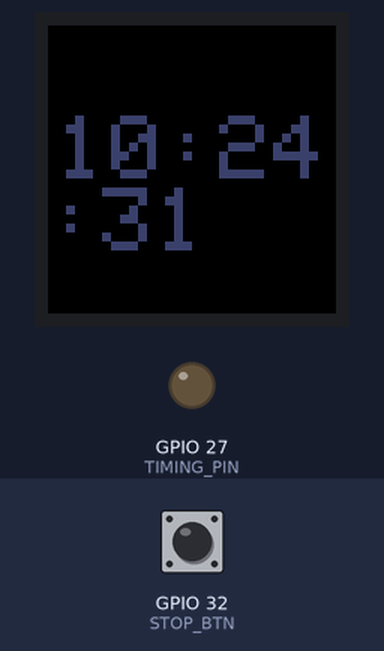
This sketch was run on a simulated ESP32. Shown: 32×32 colour display, output pins drawn as LEDs (lit = HIGH). The inputs (shaded band) are chosen by the test bench; at power-on: GPIO 32 (STOP_BTN) LOW. WiFi joins after 1.5 s; servers stay silent unless stated; the local clock reads 2024-03-15 10:24:30 at power-on unless the sketch sets it; storage starts empty; random numbers use the default seed unless the sketch sets one; what the sketch prints to the serial monitor is not drawn.

Above: at 1.6 s.
At 4.6 s:
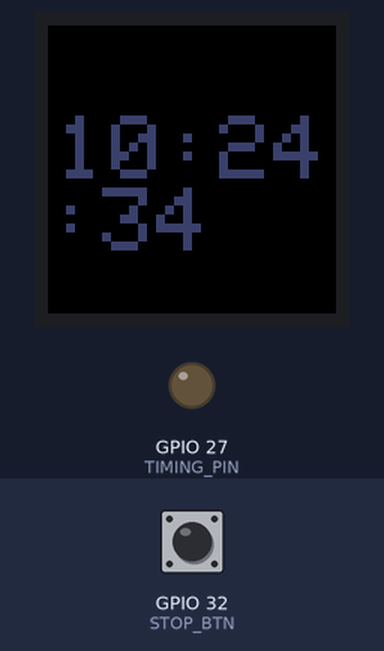
At 8.6 s:
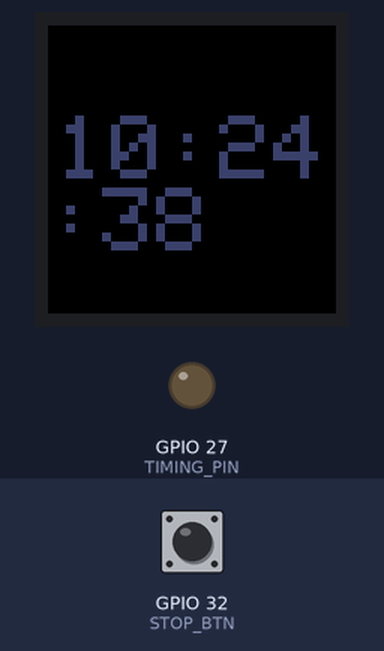
At 15.6 s:
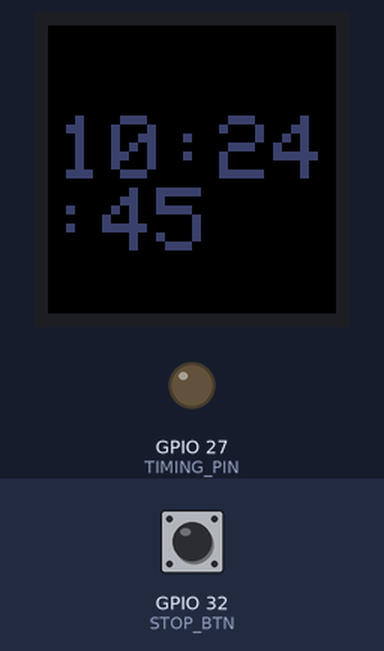
At 22.6 s:
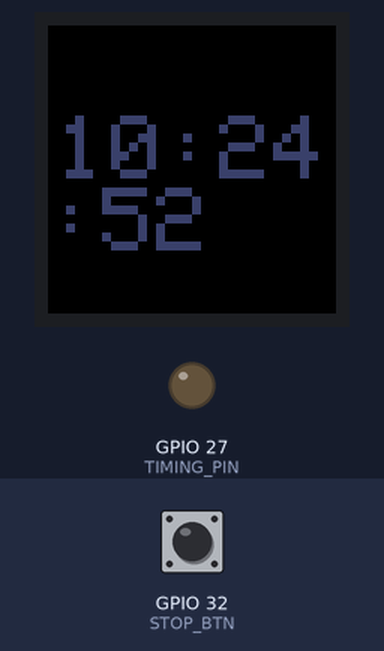
At 30.6 s:
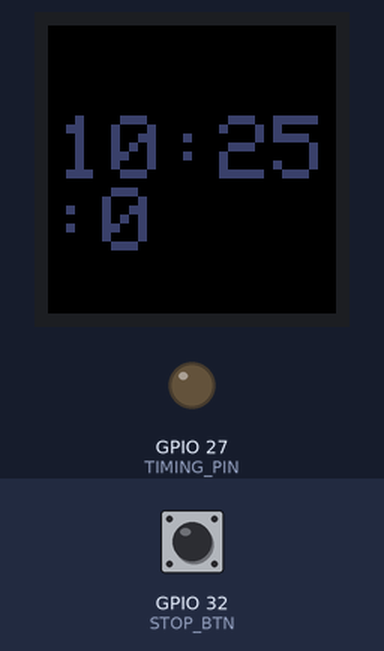

The sketch:

alarm_and_display.ino
```cpp
/*
 * bugs:
 * - display.display cannot run in ISR - too slow! causes semaphore bug
 * - alarm triggering causes timer register error becuase no free timer >
 *      need to address this and shut down all timers
 *
 * - alarm seems to be retriggering before alarm ends!
 */
#define TIMING_PIN 27

bool alarmEnable = true; // temp workaround
// to make sure trigger doesn't get called repeatedly within the second

#include <Adafruit_GrayOLED.h>
#include <gfxfont.h>
#include <Adafruit_GFX.h>
#include <Adafruit_SPITFT.h>
#include <Adafruit_SPITFT_Macros.h>
#include <PxMatrix.h>
#include <WiFi.h>
#include <Arduino.h>
#include <FS.h>
#include <SPIFFS.h>

// Time API Setup
const char* ssid       = "DukeVisitor";
const char* password   = "";
const char* ntpServer = "pool.ntp.org";
const long  gmtOffset_sec = -18000; // Eastern Standard Time
const int   daylightOffset_sec = 3600; // observes daylight savings
char the_time[10];
volatile int minute;
volatile int hour;
volatile int second;

// ISR Flags
volatile bool sampleFlag = false;
volatile bool stopFlag = false;
volatile bool updateDisplayFlag = false;

// maybe change to defines
const int STOP_BTN = 32;

#define DAC_OUT 25

hw_timer_t *sampleTimer = NULL;
File audioFile;

// for now, assume only one alarm choice
int repeatCount = 0;

// LED Matrix Display
#define P_LAT 22
#define P_A 19
#define P_B 23
#define P_C 18
#define P_D 5
#define P_E 15
#define P_OE 2
PxMATRIX display(32,32,P_LAT, P_OE,P_A,P_B,P_C,P_D);

#define RANDOM_PIN 34

// Time Setup
hw_timer_t *displayTimer = NULL;
hw_timer_t *clockTimer = NULL;
portMUX_TYPE timerMux = portMUX_INITIALIZER_UNLOCKED;

volatile bool second_flag;

uint16_t randomColor()
{
  return random(65535);
}

void IRAM_ATTR isr_stop_alarm()
{
  stopFlag = true;
}

void IRAM_ATTR isr_play_sample()
{
  sampleFlag = true;
  digitalWrite(TIMING_PIN, 1);
  int sample = audioFile.read();
  dacWrite(DAC_OUT, sample);
  digitalWrite(TIMING_PIN, 0);
}

void IRAM_ATTR isr_second_passed()
{
  portENTER_CRITICAL_ISR(&timerMux);
  second_flag = 1;
  portEXIT_CRITICAL_ISR(&timerMux);
}

void IRAM_ATTR isr_display_updater()
{
  updateDisplayFlag = true;
  portENTER_CRITICAL_ISR(&timerMux);
//  display.display(70); // commented out because I think it's the cause of the crash
  portEXIT_CRITICAL_ISR(&timerMux);
}

void formatTime();
void triggerAlarm(String alarmFile, int repeats);
void playWAV(String fileName);
void stopAlarm();
void repeatAlarm();

void setup()
{
  Serial.begin(115200);

  pinMode(TIMING_PIN, OUTPUT);

  // connect to WiFi
  Serial.printf("Connecting to %s ", ssid);
  WiFi.begin(ssid, password);
  while (WiFi.status() != WL_CONNECTED) {
      delay(500);
      Serial.print(".");
  }
  Serial.println(" CONNECTED");

  // Initialize Time API
  configTime(gmtOffset_sec, daylightOffset_sec, ntpServer);

  // initialize random seed to disconnected analog pin input
  pinMode(RANDOM_PIN, INPUT);
  randomSeed(analogRead(RANDOM_PIN));

  display.begin(16);
  display.flushDisplay();

  clockTimer = timerBegin(1000000);
  timerAttachInterrupt(clockTimer, &isr_second_passed);
  timerAlarm(clockTimer, 1000000, true, 0);

  displayTimer = timerBegin(1000000); // TODO try changing to 80
  timerAttachInterrupt(displayTimer, &isr_display_updater);
  timerAlarm(displayTimer, 4000, true, 0);

  display.setTextColor(randomColor());
  display.setTextSize(1);

  struct tm timeinfo;
  if(!getLocalTime(&timeinfo)){
    Serial.println("Failed to obtain time");
    return;
  }

  // grab time from API
  minute = timeinfo.tm_min;
  hour = timeinfo.tm_hour % 12;
  second = timeinfo.tm_sec;

  formatTime();
  display.clearDisplay();
  display.print(the_time);

  // Enable button interrupt
  pinMode(STOP_BTN, INPUT);
  attachInterrupt(STOP_BTN, isr_stop_alarm, RISING);

  // Initialize SPIFFS
  if (!SPIFFS.begin(true)) {
    Serial.println("SPIFFS mount failed");
    delay(3000);
    return;
  }

//  triggerAlarm("/hitsdifferent8.wav", 3); // trying this to see if it fixes
  // timer register bug > IT DID
}

void loop() {
//  if(sampleFlag) // time to play a sample
//  {
//    sampleFlag = false;
//    if(stopFlag)
//    {
//      stopAlarm();
//      stopFlag = false;
//    }
//    else if (audioFile.available())
//    {
////      digitalWrite(TIMING_PIN, 1);
//      int sample = audioFile.read();
//      dacWrite(DAC_OUT, sample);
////      digitalWrite(TIMING_PIN, 0);
//    }
//    else
//    {
//      repeatAlarm();
//    }
//  }

  // display flag
  if(updateDisplayFlag)
  {
//    digitalWrite(TIMING_PIN, 1);
    display.display(70);
    updateDisplayFlag = false;
//    digitalWrite(TIMING_PIN, 0);
  }

  if(second_flag)
  {
    second++;
    display.clearDisplay();
    formatTime();
    display.print(the_time);
    second_flag = 0;
    alarmEnable = true; // temp workaround
  }
  if(second == 0 && alarmEnable)
  {
    alarmEnable = false; // temp workaround
    triggerAlarm("/hitsdifferent8.wav", 4);
  }
//  Serial.println("bottom of loop --------------");
}

void formatTime()
{
  if(second == 60)
  {
    second = 0;
    minute++;
    if(minute == 60)
    {
      minute = 0;
      hour++;
      if(hour == 13)
      {
        hour = 1;
      }
    }
  }

  // add leading zero for single digit minutes
  if(minute < 10)
  {
    sprintf(the_time, "%d:0%d:%d", hour, minute, second);
  }
  else
  {
    sprintf(the_time, "%d:%d:%d", hour, minute, second);
  }

  // adjust cursor based on hour digits
  if(hour > 9)
  {
    display.setCursor(1 , 10);
  }
  else
  {
    display.setCursor(5 , 10);
  }
}

void triggerAlarm(String alarmFile, int repeats) // wrapper/enum for alarm sounds
{
  Serial.println("Alarm was triggered!");
  Serial.print("repeatCount = ");
  Serial.println(repeatCount);
  repeatCount = repeats - 1;
  playWAV(alarmFile);
}

void playWAV(String fileName)
{
  // Open the WAV file
  audioFile = SPIFFS.open(fileName, "r");
  if (!audioFile) {
    Serial.println("Failed to open file");
    delay(3000);
    return;
  }

  // maybe move this all into if
  sampleTimer = timerBegin(1000000); // TODO try changing to 80
  if(audioFile.available())
  {
    timerAttachInterrupt(sampleTimer, &isr_play_sample);
    Serial.println("interrupt attached");
  }
  timerAlarm(sampleTimer, 62, true, 0); // 1/16000Hz = 62.5us
  audioFile.seek(44); // skip WAV header
}

void stopAlarm()
{
  timerEnd(sampleTimer);
  audioFile.close();
  repeatCount = 0;
  Serial.println("Alarm stopped.");
}

void repeatAlarm()
{
  if(repeatCount)
  {
    Serial.println("Repeating the alarm.");
    repeatCount--;
    audioFile.seek(44);
  }
  else
  {
    stopAlarm();
  }
}
```

Measured:
- what the display in image 0 shows lasts 1.0 s, from 1.5 s to 2.5 s
- what the display in image 5 shows lasts 3.0 s, from 30.5 s to 33.5 s
